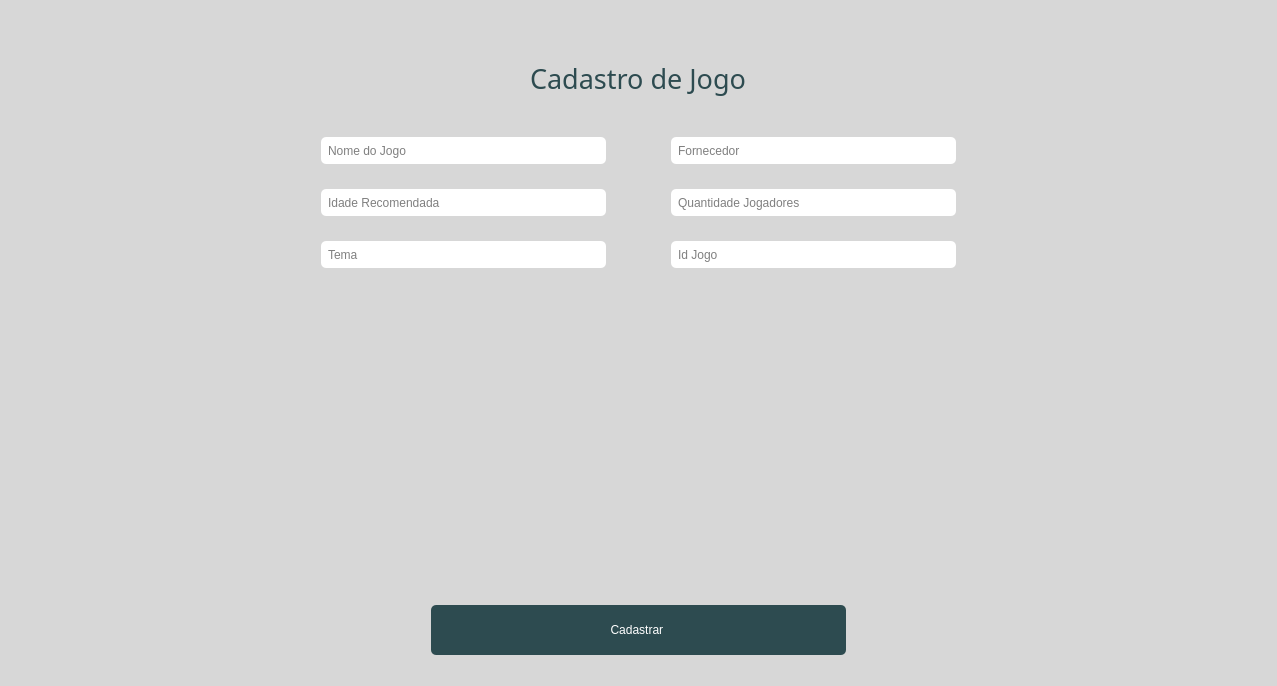
<?xml version="1.0" encoding="UTF-8"?>
<ui version="4.0">
 <class>GameRegistrationWindow</class>
 <widget class="QWidget" name="GameRegistrationWindow">
  <property name="geometry">
   <rect>
    <x>0</x>
    <y>0</y>
    <width>1277</width>
    <height>686</height>
   </rect>
  </property>
  <property name="windowTitle">
   <string>Cadastro de Usuários</string>
  </property>
  <property name="styleSheet">
   <string notr="true">
    QWidget {
        background-color: #D7D7D7;
    }
    QLabel {
        color: #2D4B50;
        margin: 5px;
        font-family: &quot;Arial Black&quot;;
    }
    QLineEdit, QDateEdit, QComboBox {
        background-color: #fff;
        color: black;
        border-radius: 5px;
        padding: 1px 5px;
        margin: 5px;
        height: 25px;
        font-family: &quot;Arial&quot;;
    }
    QPushButton {
        background-color: #2D4B50;
        color: white;
        border-radius: 5px;
        padding: 5px;
        margin: 10px;
        height: 40px;
        font-family: &quot;Arial Black&quot;;
    }
    QPushButton:hover {
        background-color: #6C6C69;
    }
    QTableWidget {
        background-color: #3C3C39;
        color: white;
        border: 1px solid #555;
        border-radius: 5px;
        font-family: &quot;Arial Black&quot;;
    }
    QTableWidget QHeaderView::section {
        background-color: #5C5C59;
        color: white;
        font-family: &quot;Arial Black&quot;;
    }
    QTableWidget QHeaderView::section:checked {
        background-color: #6C6C69;
    }
    QTableWidget::item {
        background-color: #3C3C39;
        color: white;
    }
   </string>
  </property>
  <layout class="QVBoxLayout" name="verticalLayout">
   <property name="spacing">
    <number>10</number>
   </property>
   <item>
    <layout class="QHBoxLayout" name="horizontalLayout">
     <item>
      <spacer name="horizontalSpacer">
       <property name="orientation">
        <enum>Qt::Horizontal</enum>
       </property>
       <property name="sizeHint" stdset="0">
        <size>
         <width>40</width>
         <height>20</height>
        </size>
       </property>
      </spacer>
     </item>
     <item>
      <widget class="QLabel" name="label_2">
       <property name="text">
        <string/>
       </property>
       <property name="pixmap">
        <pixmap resource="logo.qrc">:/res/assets/logo.png</pixmap>
       </property>
      </widget>
     </item>
     <item>
      <spacer name="horizontalSpacer_2">
       <property name="orientation">
        <enum>Qt::Horizontal</enum>
       </property>
       <property name="sizeHint" stdset="0">
        <size>
         <width>40</width>
         <height>20</height>
        </size>
       </property>
      </spacer>
     </item>
    </layout>
   </item>
   <item>
    <widget class="QWidget" name="formContainer" native="true">
     <layout class="QVBoxLayout" name="verticalLayoutContainer">
      <property name="spacing">
       <number>10</number>
      </property>
      <property name="margin" stdset="0">
       <number>10</number>
      </property>
      <item alignment="Qt::AlignHCenter">
       <widget class="QLabel" name="label">
        <property name="font">
         <font>
          <family>Arial Black</family>
          <pointsize>20</pointsize>
          <bold>false</bold>
         </font>
        </property>
        <property name="text">
         <string>Cadastro de Jogo</string>
        </property>
       </widget>
      </item>
      <item>
       <spacer name="verticalSpacer_2">
        <property name="orientation">
         <enum>Qt::Vertical</enum>
        </property>
        <property name="sizeType">
         <enum>QSizePolicy::Fixed</enum>
        </property>
        <property name="sizeHint" stdset="0">
         <size>
          <width>10</width>
          <height>20</height>
         </size>
        </property>
       </spacer>
      </item>
      <item>
       <layout class="QGridLayout" name="formLayout">
        <property name="spacing">
         <number>15</number>
        </property>
        <item row="2" column="1">
         <widget class="QLineEdit" name="editEmail">
          <property name="placeholderText">
           <string>Tema</string>
          </property>
         </widget>
        </item>
        <item row="0" column="2">
         <spacer name="horizontalSpacer_5">
          <property name="orientation">
           <enum>Qt::Horizontal</enum>
          </property>
          <property name="sizeType">
           <enum>QSizePolicy::Preferred</enum>
          </property>
          <property name="sizeHint" stdset="0">
           <size>
            <width>40</width>
            <height>20</height>
           </size>
          </property>
         </spacer>
        </item>
        <item row="0" column="0">
         <spacer name="horizontalSpacer_6">
          <property name="orientation">
           <enum>Qt::Horizontal</enum>
          </property>
          <property name="sizeHint" stdset="0">
           <size>
            <width>40</width>
            <height>20</height>
           </size>
          </property>
         </spacer>
        </item>
        <item row="0" column="3">
         <widget class="QLineEdit" name="editCpf_4">
          <property name="placeholderText">
           <string>Fornecedor</string>
          </property>
         </widget>
        </item>
        <item row="1" column="1">
         <widget class="QLineEdit" name="editCpf">
          <property name="placeholderText">
           <string>Idade Recomendada</string>
          </property>
         </widget>
        </item>
        <item row="1" column="3">
         <widget class="QLineEdit" name="editCpf_3">
          <property name="placeholderText">
           <string>Quantidade Jogadores</string>
          </property>
         </widget>
        </item>
        <item row="2" column="3">
         <widget class="QLineEdit" name="editCpf_2">
          <property name="placeholderText">
           <string>Id Jogo</string>
          </property>
         </widget>
        </item>
        <item row="0" column="1">
         <widget class="QLineEdit" name="editName">
          <property name="inputMask">
           <string/>
          </property>
          <property name="text">
           <string/>
          </property>
          <property name="placeholderText">
           <string>Nome do Jogo</string>
          </property>
         </widget>
        </item>
        <item row="1" column="4">
         <spacer name="horizontalSpacer_7">
          <property name="orientation">
           <enum>Qt::Horizontal</enum>
          </property>
          <property name="sizeHint" stdset="0">
           <size>
            <width>40</width>
            <height>20</height>
           </size>
          </property>
         </spacer>
        </item>
       </layout>
      </item>
      <item>
       <spacer name="verticalSpacer">
        <property name="orientation">
         <enum>Qt::Vertical</enum>
        </property>
        <property name="sizeHint" stdset="0">
         <size>
          <width>20</width>
          <height>40</height>
         </size>
        </property>
       </spacer>
      </item>
      <item>
       <layout class="QHBoxLayout" name="buttonLayout">
        <property name="spacing">
         <number>10</number>
        </property>
        <item>
         <spacer name="horizontalSpacer_3">
          <property name="orientation">
           <enum>Qt::Horizontal</enum>
          </property>
          <property name="sizeType">
           <enum>QSizePolicy::Fixed</enum>
          </property>
          <property name="sizeHint" stdset="0">
           <size>
            <width>400</width>
            <height>20</height>
           </size>
          </property>
         </spacer>
        </item>
        <item>
         <widget class="QPushButton" name="buttonSubmit">
          <property name="text">
           <string>Cadastrar </string>
          </property>
         </widget>
        </item>
        <item>
         <spacer name="horizontalSpacer_4">
          <property name="orientation">
           <enum>Qt::Horizontal</enum>
          </property>
          <property name="sizeType">
           <enum>QSizePolicy::Fixed</enum>
          </property>
          <property name="sizeHint" stdset="0">
           <size>
            <width>400</width>
            <height>20</height>
           </size>
          </property>
         </spacer>
        </item>
       </layout>
      </item>
     </layout>
    </widget>
   </item>
  </layout>
 </widget>
 <layoutdefault spacing="6" margin="11"/>
 <resources>
  <include location="logo.qrc"/>
 </resources>
 <connections/>
</ui>
